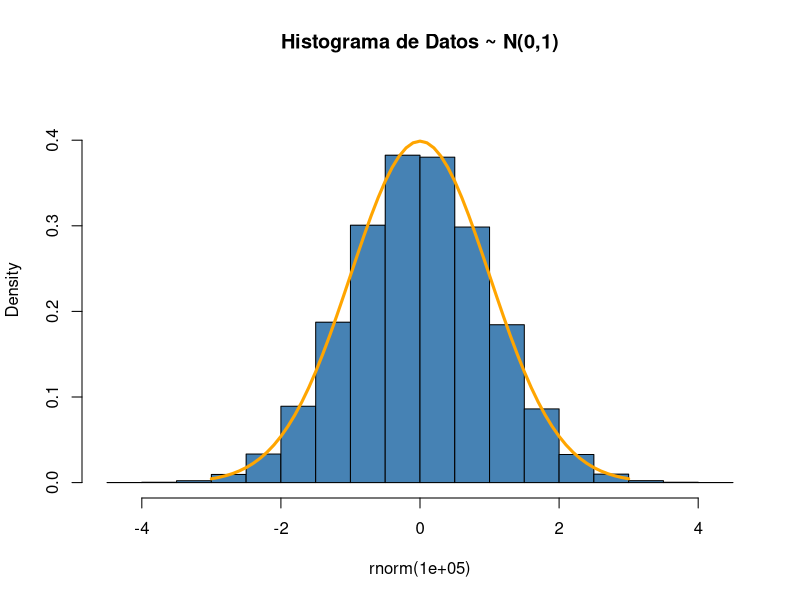
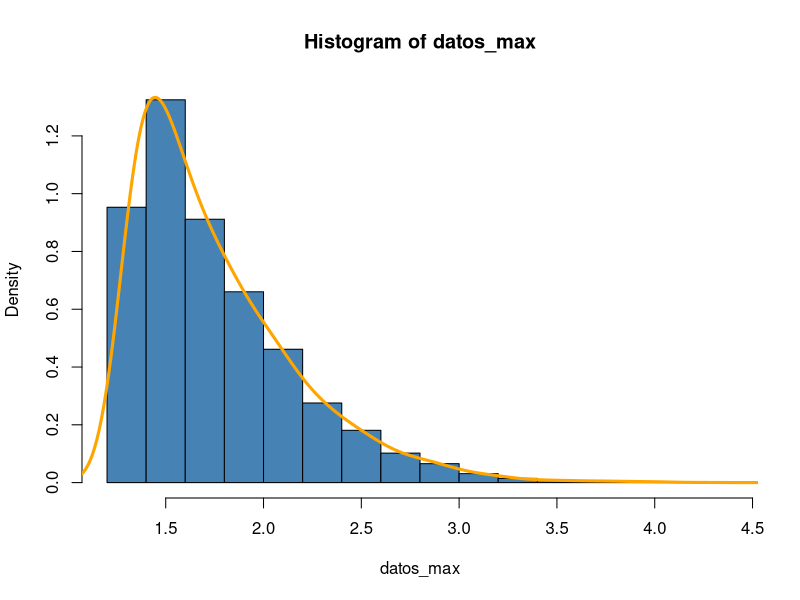

These charts were generated, in order, by the following R code:
## ---- chunk 1

## ---- chunk 2
gridx <- seq(-3,3, 0.1)
hist(rnorm(1e5), prob=T, ylim=c(0,0.45), col='steelblue', main="Histograma de Datos ~ N(0,1)")
lines(gridx, dnorm(gridx), lwd=3, col='orange')
## ---- chunk 3
datos  <- rnorm(1e5)
umbral <- quantile(datos, 0.9, names=F)
datos_max <- datos[datos > umbral]
g_estim   <- density(datos_max, bw=0.1)
hist(datos_max, prob=T, col='steelblue', ylim=c(0, max(g_estim$y)))
lines(g_estim, lwd=3, col='orange')
## ---- chunk 4

